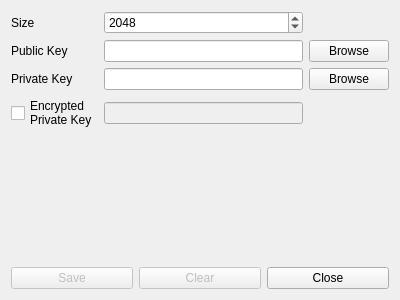
<?xml version="1.0" encoding="UTF-8"?>
<ui version="4.0">
 <class>newKey</class>
 <widget class="QWidget" name="newKey">
  <property name="geometry">
   <rect>
    <x>0</x>
    <y>0</y>
    <width>400</width>
    <height>300</height>
   </rect>
  </property>
  <property name="windowTitle">
   <string>New RSA Key</string>
  </property>
  <layout class="QGridLayout" name="gridLayout_2">
   <item row="0" column="0">
    <layout class="QGridLayout" name="gridLayout">
     <item row="1" column="0">
      <widget class="QLabel" name="label">
       <property name="text">
        <string>Public Key</string>
       </property>
      </widget>
     </item>
     <item row="0" column="0">
      <widget class="QLabel" name="label_3">
       <property name="text">
        <string>Size</string>
       </property>
      </widget>
     </item>
     <item row="1" column="1">
      <widget class="QLineEdit" name="public_key">
       <property name="dragEnabled">
        <bool>true</bool>
       </property>
       <property name="clearButtonEnabled">
        <bool>true</bool>
       </property>
      </widget>
     </item>
     <item row="3" column="1">
      <widget class="QLineEdit" name="password">
       <property name="enabled">
        <bool>false</bool>
       </property>
       <property name="echoMode">
        <enum>QLineEdit::PasswordEchoOnEdit</enum>
       </property>
       <property name="dragEnabled">
        <bool>true</bool>
       </property>
       <property name="clearButtonEnabled">
        <bool>true</bool>
       </property>
      </widget>
     </item>
     <item row="2" column="1">
      <widget class="QLineEdit" name="private_key">
       <property name="dragEnabled">
        <bool>true</bool>
       </property>
       <property name="clearButtonEnabled">
        <bool>true</bool>
       </property>
      </widget>
     </item>
     <item row="3" column="0">
      <widget class="QCheckBox" name="encrypted_private">
       <property name="text">
        <string>Encrypted
Private Key</string>
       </property>
      </widget>
     </item>
     <item row="2" column="2">
      <widget class="QPushButton" name="browse_private_key">
       <property name="text">
        <string>Browse</string>
       </property>
      </widget>
     </item>
     <item row="0" column="1">
      <widget class="QSpinBox" name="size">
       <property name="wrapping">
        <bool>false</bool>
       </property>
       <property name="accelerated">
        <bool>true</bool>
       </property>
       <property name="maximum">
        <number>999999999</number>
       </property>
       <property name="value">
        <number>2048</number>
       </property>
      </widget>
     </item>
     <item row="2" column="0">
      <widget class="QLabel" name="label_2">
       <property name="text">
        <string>Private Key</string>
       </property>
      </widget>
     </item>
     <item row="1" column="2">
      <widget class="QPushButton" name="browse_public_key">
       <property name="text">
        <string>Browse</string>
       </property>
      </widget>
     </item>
     <item row="4" column="1">
      <spacer name="verticalSpacer">
       <property name="orientation">
        <enum>Qt::Vertical</enum>
       </property>
       <property name="sizeHint" stdset="0">
        <size>
         <width>20</width>
         <height>40</height>
        </size>
       </property>
      </spacer>
     </item>
    </layout>
   </item>
   <item row="2" column="0">
    <layout class="QGridLayout" name="gridLayout_4">
     <item row="0" column="0">
      <widget class="QPushButton" name="save">
       <property name="enabled">
        <bool>false</bool>
       </property>
       <property name="text">
        <string>Save</string>
       </property>
      </widget>
     </item>
     <item row="0" column="1">
      <widget class="QPushButton" name="clear">
       <property name="enabled">
        <bool>false</bool>
       </property>
       <property name="text">
        <string>Clear</string>
       </property>
      </widget>
     </item>
     <item row="0" column="2">
      <widget class="QPushButton" name="close">
       <property name="text">
        <string>Close</string>
       </property>
      </widget>
     </item>
    </layout>
   </item>
  </layout>
 </widget>
 <tabstops>
  <tabstop>private_key</tabstop>
  <tabstop>public_key</tabstop>
  <tabstop>size</tabstop>
  <tabstop>encrypted_private</tabstop>
  <tabstop>password</tabstop>
  <tabstop>browse_public_key</tabstop>
  <tabstop>browse_private_key</tabstop>
  <tabstop>save</tabstop>
  <tabstop>clear</tabstop>
  <tabstop>close</tabstop>
 </tabstops>
 <resources/>
 <connections/>
</ui>
